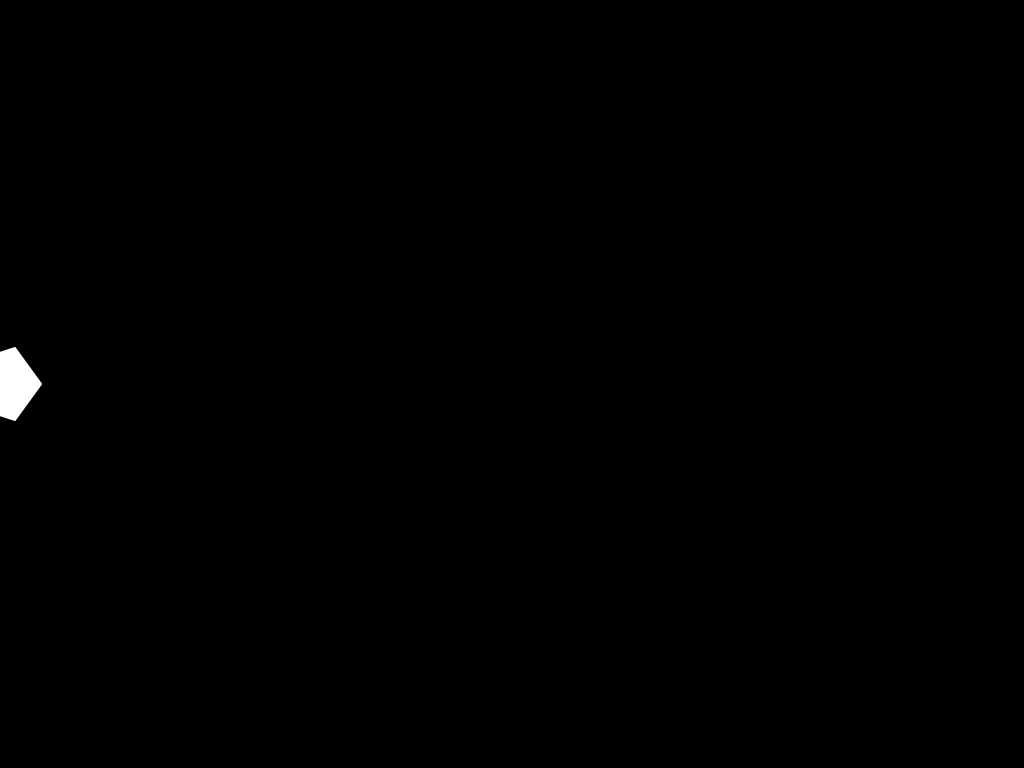
Frame 1 (no input)
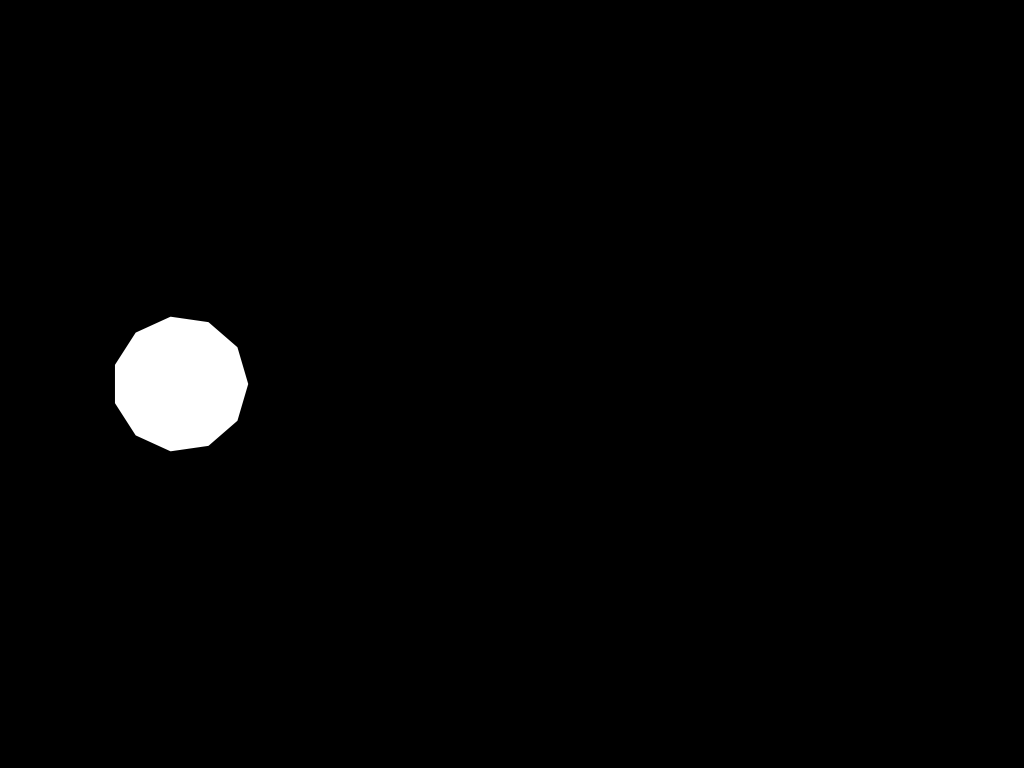
Frame 60 (the mouse pressed at the canvas centre just before this capture)
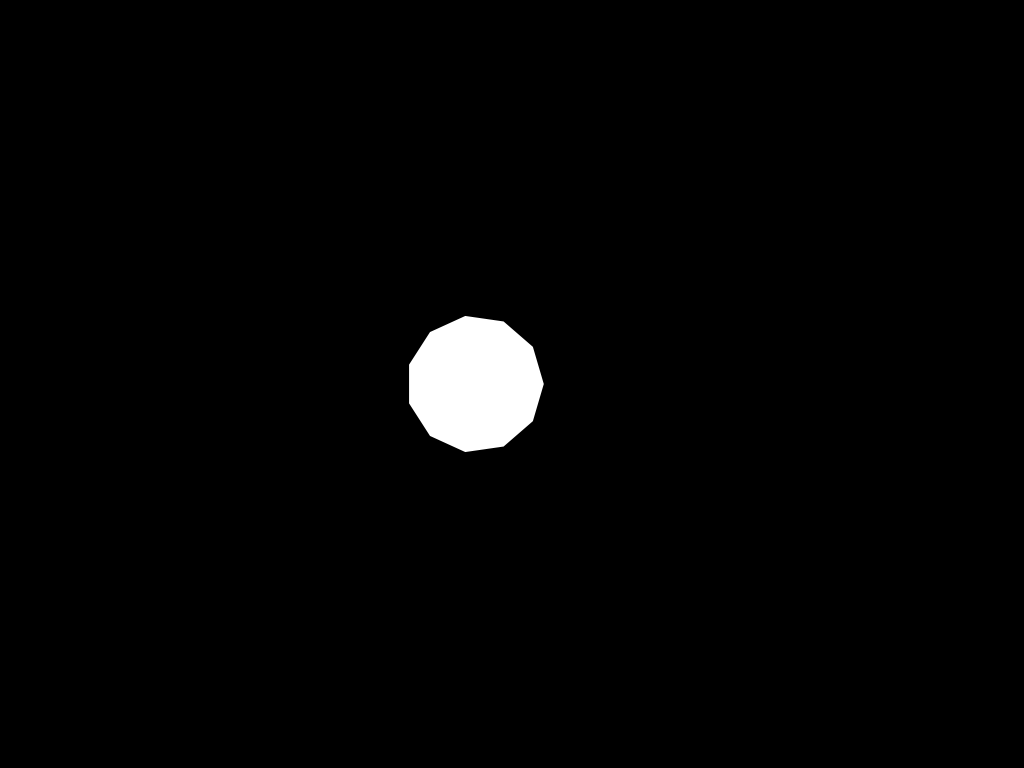
Frame 120 (the mouse held since frame 60 and released just before this capture)

The Processing sketch that drew these frames (run headless with seeded random() and noise(); from frame 60 on, the mouse is pressed at the canvas centre):

// Processing sketch: example-02-animation
// ── example-02-animation.pde
Polygon hexagon;

void setup() {
	size(1024, 768);
	hexagon = new Polygon(width / 2, height / 2, 250, 8);
}

void draw() {
	background(0);

	float baseAnimation = (float) millis() % 1000 / 1000;
	float longAnimation = (float) millis() % 5000 / 5000;

	float positionAnimation = sin(PI * (longAnimation + 1.5)) / 2 + .5;
	float radiusAnimation = sin(2 * PI * (baseAnimation - .25)) / 2 + .5;

	hexagon.x = positionAnimation * width;
	hexagon.r = radiusAnimation * 50 + 25;
	hexagon.sides = (int) (radiusAnimation * 10 + 3);

	hexagon.display();
}

class Polygon {
	float x, y, r;
	int sides;

	Polygon(float _x, float _y, float _r, int _sides) { // constructor
		this.x = _x;
		this.y = _y;
		this.r = _r;
		this.sides = _sides;
	}

	void display() {
		pushMatrix();
		translate(this.x, this.y);
		fill(255);
		noStroke();

		beginShape();
		for (int i=0; i<this.sides; i++) {
			// check out http://bit.ly/2HYA5nE

			float angle = TWO_PI / this.sides * i;

			float vertexX = cos(angle) * this.r;
			float vertexY = sin(angle) * this.r;

			vertex(vertexX, vertexY);
		}
		endShape(CLOSE);

		popMatrix();
	}
}
